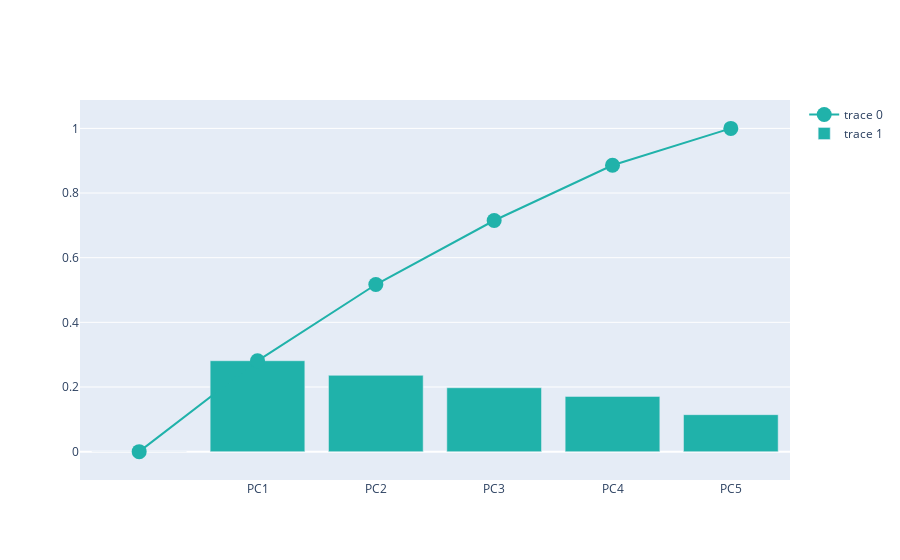

Source (notebook cell):
### Code cell
import plotly.graph_objects as go
fig=go.Figure()
fig.add_trace(
    go.Scatter(
        x= df_explained_variance['PC'],
        y= df_explained_variance['Cumulative Variance'],
        marker=dict(size=15, color="lightSeaGreen")
    ))
fig.add_trace(
    go.Bar(
        x = df_explained_variance['PC'],
        y = df_explained_variance['Explained Variance'],
        marker=dict(color="lightSeaGreen")
    ))
fig.show()

### Figure 1 — Plotly figure (JSON) as saved in the notebook; plotly's stock layout.template omitted (floating-point values rounded to 4 significant figures)
{"data": [{"marker": {"color": "lightSeaGreen", "size": 15}, "type": "scatter", "x": ["", "PC1", "PC2", "PC3", "PC4", "PC5"], "y": [0, 0.281, 0.517, 0.715, 0.886, 1.0]}, {"marker": {"color": "lightSeaGreen"}, "type": "bar", "x": ["", "PC1", "PC2", "PC3", "PC4", "PC5"], "y": [0, 0.2812, 0.236, 0.1976, 0.1708, 0.1143]}], "layout": {"autosize": true, "xaxis": {"autorange": true, "range": [-0.5, 5.5], "type": "category"}, "yaxis": {"autorange": true, "range": [-0.1283, 1.128], "type": "linear"}}}
